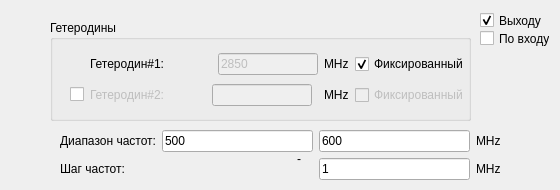
           <widget class="QWidget" name="tab_11">
            <attribute name="title">
             <string>Мощность сигнала гет.</string>
            </attribute>
            <widget class="QCheckBox" name="GET_inCheckBox">
             <property name="geometry">
              <rect>
               <x>480</x>
               <y>30</y>
               <width>70</width>
               <height>17</height>
              </rect>
             </property>
             <property name="text">
              <string>По входу</string>
             </property>
            </widget>
            <widget class="QCheckBox" name="GET_outCheckBox">
             <property name="geometry">
              <rect>
               <x>480</x>
               <y>10</y>
               <width>71</width>
               <height>21</height>
              </rect>
             </property>
             <property name="text">
              <string>Выходу</string>
             </property>
             <property name="checked">
              <bool>true</bool>
             </property>
            </widget>
            <widget class="QGroupBox" name="groupBox_5">
             <property name="geometry">
              <rect>
               <x>50</x>
               <y>20</y>
               <width>421</width>
               <height>101</height>
              </rect>
             </property>
             <property name="title">
              <string>Гетеродины</string>
             </property>
             <widget class="QWidget" name="layoutWidget">
              <property name="geometry">
               <rect>
                <x>20</x>
                <y>30</y>
                <width>399</width>
                <height>61</height>
               </rect>
              </property>
              <layout class="QGridLayout" name="gridLayout_27">
               <item row="0" column="1" colspan="2">
                <widget class="QLabel" name="label_65">
                 <property name="minimumSize">
                  <size>
                   <width>130</width>
                   <height>20</height>
                  </size>
                 </property>
                 <property name="maximumSize">
                  <size>
                   <width>10</width>
                   <height>20</height>
                  </size>
                 </property>
                 <property name="text">
                  <string>Гетеродин#1:</string>
                 </property>
                </widget>
               </item>
               <item row="1" column="4">
                <widget class="QLabel" name="label_68">
                 <property name="text">
                  <string>MHz</string>
                 </property>
                </widget>
               </item>
               <item row="1" column="1">
                <widget class="QLabel" name="label_66">
                 <property name="enabled">
                  <bool>false</bool>
                 </property>
                 <property name="minimumSize">
                  <size>
                   <width>130</width>
                   <height>20</height>
                  </size>
                 </property>
                 <property name="maximumSize">
                  <size>
                   <width>10</width>
                   <height>20</height>
                  </size>
                 </property>
                 <property name="text">
                  <string>Гетеродин#2:</string>
                 </property>
                </widget>
               </item>
               <item row="1" column="5">
                <widget class="QCheckBox" name="GET_get2FixCheckBox">
                 <property name="enabled">
                  <bool>false</bool>
                 </property>
                 <property name="text">
                  <string>Фиксированный</string>
                 </property>
                </widget>
               </item>
               <item row="0" column="4">
                <widget class="QLabel" name="label_67">
                 <property name="text">
                  <string>MHz</string>
                 </property>
                </widget>
               </item>
               <item row="0" column="3">
                <widget class="QLineEdit" name="GET_get1lineEdit">
                 <property name="enabled">
                  <bool>false</bool>
                 </property>
                 <property name="minimumSize">
                  <size>
                   <width>100</width>
                   <height>0</height>
                  </size>
                 </property>
                 <property name="maximumSize">
                  <size>
                   <width>100</width>
                   <height>16777215</height>
                  </size>
                 </property>
                 <property name="text">
                  <string>2850</string>
                 </property>
                </widget>
               </item>
               <item row="0" column="5">
                <widget class="QCheckBox" name="GET_get1FixCheckBox">
                 <property name="text">
                  <string>Фиксированный</string>
                 </property>
                 <property name="checked">
                  <bool>true</bool>
                 </property>
                </widget>
               </item>
               <item row="1" column="2" colspan="2">
                <widget class="QLineEdit" name="GET_get2lineEdit">
                 <property name="enabled">
                  <bool>false</bool>
                 </property>
                 <property name="minimumSize">
                  <size>
                   <width>100</width>
                   <height>0</height>
                  </size>
                 </property>
                 <property name="maximumSize">
                  <size>
                   <width>100</width>
                   <height>16777215</height>
                  </size>
                 </property>
                </widget>
               </item>
               <item row="1" column="0">
                <widget class="QCheckBox" name="GET_get2CheckBox">
                 <property name="text">
                  <string/>
                 </property>
                </widget>
               </item>
              </layout>
             </widget>
            </widget>
            <widget class="QLabel" name="label_70">
             <property name="geometry">
              <rect>
               <x>297</x>
               <y>151</y>
               <width>16</width>
               <height>16</height>
              </rect>
             </property>
             <property name="text">
              <string>-</string>
             </property>
            </widget>
            <widget class="QWidget" name="layoutWidget">
             <property name="geometry">
              <rect>
               <x>60</x>
               <y>130</y>
               <width>441</width>
               <height>51</height>
              </rect>
             </property>
             <layout class="QGridLayout" name="gridLayout_28">
              <item row="0" column="0" colspan="2">
               <widget class="QLabel" name="label_69">
                <property name="text">
                 <string>Диапазон частот:</string>
                </property>
               </widget>
              </item>
              <item row="0" column="2">
               <widget class="QLineEdit" name="GET_beginLineEdit">
                <property name="text">
                 <string>500</string>
                </property>
               </widget>
              </item>
              <item row="0" column="3">
               <widget class="QLineEdit" name="GET_endLineEdit">
                <property name="text">
                 <string>600</string>
                </property>
               </widget>
              </item>
              <item row="0" column="4">
               <widget class="QLabel" name="label_71">
                <property name="text">
                 <string>MHz</string>
                </property>
               </widget>
              </item>
              <item row="1" column="0">
               <widget class="QLabel" name="label_72">
                <property name="text">
                 <string>Шаг частот:</string>
                </property>
               </widget>
              </item>
              <item row="1" column="4">
               <widget class="QLabel" name="label_73">
                <property name="text">
                 <string>MHz</string>
                </property>
               </widget>
              </item>
              <item row="1" column="3">
               <widget class="QLineEdit" name="GET_stepLineEdit">
                <property name="text">
                 <string>1</string>
                </property>
               </widget>
              </item>
             </layout>
            </widget>
           </widget>
